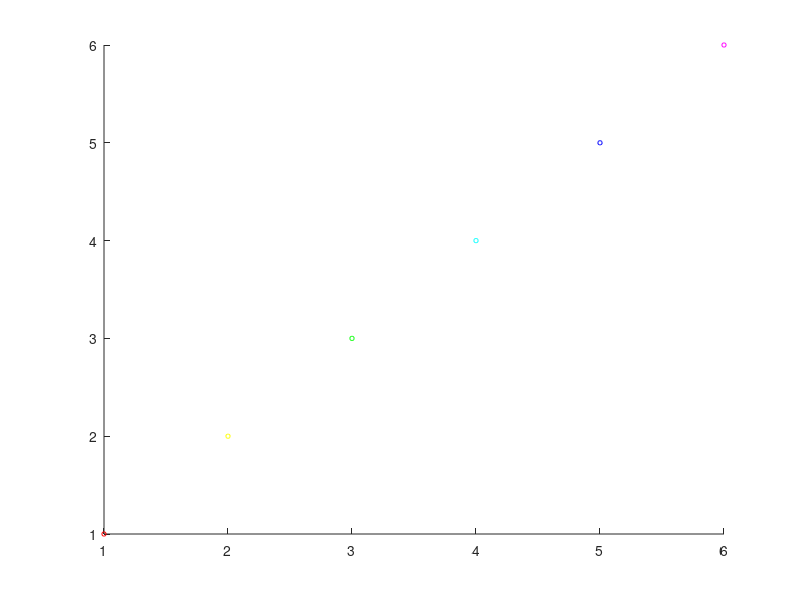

Write the MATLAB code that produced this figure.
%load('ex7data2.mat');
%
%% Select an initial set of centroids
%K = 3; % 3 Centroids
%centroids = [3 3; 6 2; 8 5];
%
%idx = zeros(size(X,1), 1);
%
%nd = zeros(length(K), 1);
%
%nd = zeros(length(K), 1);
%
%for  i = 1 : length(X)
%  x = X(i, :);
%  for k = 1 : K
%    c = centroids(k, :);
%    delta = x - c;
%    nd(k) = delta * delta';
%  endfor
%  [value idx(i)] = min(nd);
%endfor
%
%cs = size(centroids);
%%for k = 1 : K 
%  k = 1;
%  indices = find(idx == k);
%  points = X(indices, :);
%  cs(k, :) = mean(points);
%%endfor
%
%%d = X;
%%da = d .- centroids(1, :);
%%db = d .- centroids(2, :);
%%dc = d .- centroids(3, :);
%%
%%dl(1) = da(:,1)' * da(:,1) ;
%%dl(2) = da(:,2)' * da(:,2) ;
%%dist1 = sum(dl, 2);
%%
%%dl(1) = db(:,1) * db(:,1)';
%%dl(2) = db(:,2) * db(:,2)';
%%dist1 = sum(dl, 2);
%%
%%dl(1) = dc(:,1) * dc(:,1)';
%%dl(2) = dc(:,2) * dc(:,2)';
%%dist1 = sum(dl, 2);
clear;
a = 1:1:6;
palette = hsv(6);

colors = palette(a, :);
scatter(a,a,10, colors);